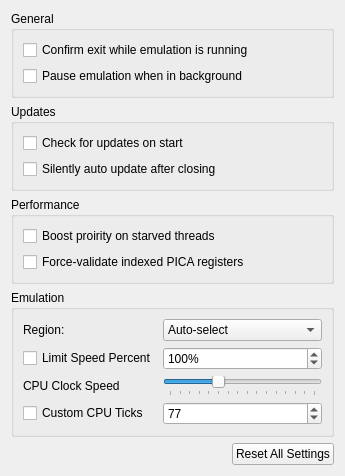
<?xml version="1.0" encoding="UTF-8"?>
<ui version="4.0">
 <class>ConfigureGeneral</class>
 <widget class="QWidget" name="ConfigureGeneral">
  <property name="geometry">
   <rect>
    <x>0</x>
    <y>0</y>
    <width>345</width>
    <height>358</height>
   </rect>
  </property>
  <property name="windowTitle">
   <string>Form</string>
  </property>
  <layout class="QHBoxLayout" name="horizontalLayout">
   <item>
    <layout class="QVBoxLayout" name="verticalLayout">
     <item>
      <widget class="QGroupBox" name="groupBox">
       <property name="title">
        <string>General</string>
       </property>
       <layout class="QVBoxLayout" name="verticalLayout_5">
        <item>
         <widget class="QCheckBox" name="toggle_check_exit">
          <property name="text">
           <string>Confirm exit while emulation is running</string>
          </property>
         </widget>
        </item>
        <item>
         <widget class="QCheckBox" name="toggle_background_pause">
          <property name="text">
           <string>Pause emulation when in background</string>
          </property>
         </widget>
        </item>
       </layout>
      </widget>
     </item>
     <item>
      <widget class="QGroupBox" name="updateBox">
       <property name="title">
        <string>Updates</string>
       </property>
       <layout class="QVBoxLayout" name="verticalLayout_4">
        <item>
         <widget class="QCheckBox" name="toggle_update_check">
          <property name="text">
           <string>Check for updates on start</string>
          </property>
         </widget>
        </item>
        <item>
         <widget class="QCheckBox" name="toggle_auto_update">
          <property name="text">
           <string>Silently auto update after closing</string>
          </property>
         </widget>
        </item>
       </layout>
      </widget>
     </item>
     <item>
      <widget class="QGroupBox" name="groupBox_2">
       <property name="title">
        <string>Performance</string>
       </property>
       <layout class="QHBoxLayout" name="horizontalLayout_7">
        <item>
         <layout class="QVBoxLayout" name="verticalLayout_5">
          <item>
           <widget class="QCheckBox" name="toggle_use_priority_boost">
            <property name="text">
             <string>Boost proirity on starved threads</string>
            </property>
           </widget>
          </item>
          <item>
           <widget class="QCheckBox" name="toggle_use_force_indexed">
            <property name="text">
             <string>Force-validate indexed PICA registers</string>
            </property>
           </widget>
          </item>
         </layout>
        </item>
       </layout>
      </widget>
     </item>
     <item>
      <widget class="QGroupBox" name="groupBox_4">
       <property name="title">
        <string>Emulation</string>
       </property>
       <layout class="QGridLayout" name="gridLayout">
        <item row="1" column="0">
         <widget class="QCheckBox" name="toggle_frame_limit">
          <property name="text">
           <string>Limit Speed Percent</string>
          </property>
         </widget>
        </item>
        <item row="0" column="0">
         <widget class="QLabel" name="label">
          <property name="text">
           <string>Region:</string>
          </property>
         </widget>
        </item>
        <item row="0" column="1">
         <widget class="QComboBox" name="region_combobox">
          <item>
           <property name="text">
            <string>Auto-select</string>
           </property>
          </item>
          <item>
           <property name="text">
            <string notr="true">JPN</string>
           </property>
          </item>
          <item>
           <property name="text">
            <string notr="true">USA</string>
           </property>
          </item>
          <item>
           <property name="text">
            <string notr="true">EUR</string>
           </property>
          </item>
          <item>
           <property name="text">
            <string notr="true">AUS</string>
           </property>
          </item>
          <item>
           <property name="text">
            <string notr="true">CHN</string>
           </property>
          </item>
          <item>
           <property name="text">
            <string notr="true">KOR</string>
           </property>
          </item>
          <item>
           <property name="text">
            <string notr="true">TWN</string>
           </property>
          </item>
         </widget>
        </item>
        <item row="2" column="1">
         <widget class="QSlider" name="slider_clock_speed">
          <property name="toolTip">
           <string>&lt;html&gt;&lt;body&gt;Changes the emulated CPU clock frequency.&lt;br&gt;Underclocking can increase performance but may cause the game to freeze.&lt;br&gt;Overclocking may reduce in game lag but also might cause freezes&lt;/body&gt;&lt;/html&gt;</string>
          </property>
          <property name="minimum">
           <number>0</number>
          </property>
          <property name="maximum">
           <number>75</number>
          </property>
          <property name="singleStep">
           <number>5</number>
          </property>
          <property name="pageStep">
           <number>15</number>
          </property>
          <property name="value">
           <number>25</number>
          </property>
          <property name="orientation">
           <enum>Qt::Horizontal</enum>
          </property>
          <property name="tickPosition">
           <enum>QSlider::TicksBelow</enum>
          </property>
         </widget>
        </item>
        <item row="1" column="1">
         <widget class="QSpinBox" name="frame_limit">
          <property name="suffix">
           <string>%</string>
          </property>
          <property name="minimum">
           <number>1</number>
          </property>
          <property name="maximum">
           <number>9999</number>
          </property>
          <property name="value">
           <number>100</number>
          </property>
         </widget>
        </item>
        <item row="2" column="0">
         <layout class="QHBoxLayout" name="horizontalLayout_2">
          <item>
           <widget class="QLabel" name="label_3">
            <property name="text">
             <string>CPU Clock Speed</string>
            </property>
           </widget>
          </item>
          <item>
           <widget class="QLabel" name="clock_display_label">
            <property name="text">
             <string/>
            </property>
            <property name="alignment">
             <set>Qt::AlignRight|Qt::AlignTrailing|Qt::AlignVCenter</set>
            </property>
           </widget>
          </item>
         </layout>
        </item>
        <item row="3" column="1">
         <widget class="QSpinBox" name="custom_cpu_ticks">
          <property name="minimum">
           <number>1</number>
          </property>
          <property name="maximum">
           <number>999999999</number>
          </property>
          <property name="value">
           <number>77</number>
          </property>
         </widget>
        </item>
        <item row="3" column="0">
         <widget class="QCheckBox" name="use_custom_cpu_ticks">
          <property name="text">
           <string>Custom CPU Ticks</string>
          </property>
         </widget>
        </item>
       </layout>
      </widget>
     </item>
     <item alignment="Qt::AlignRight">
      <widget class="QPushButton" name="button_reset_defaults">
       <property name="text">
        <string>Reset All Settings</string>
       </property>
      </widget>
     </item>
     <item>
      <spacer name="verticalSpacer">
       <property name="orientation">
        <enum>Qt::Vertical</enum>
       </property>
       <property name="sizeHint" stdset="0">
        <size>
         <width>20</width>
         <height>40</height>
        </size>
       </property>
      </spacer>
     </item>
    </layout>
   </item>
  </layout>
 </widget>
 <resources/>
 <connections/>
</ui>
